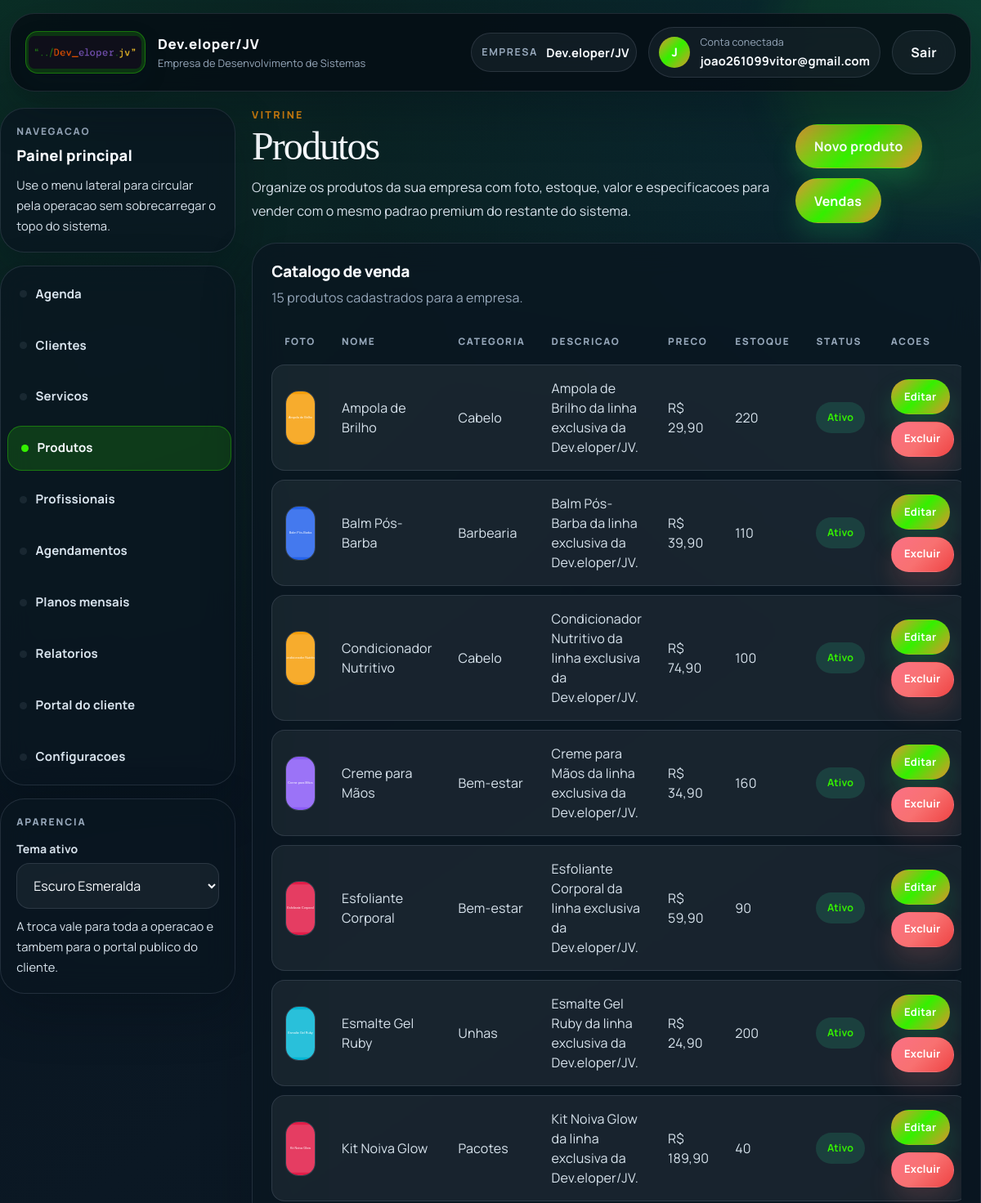
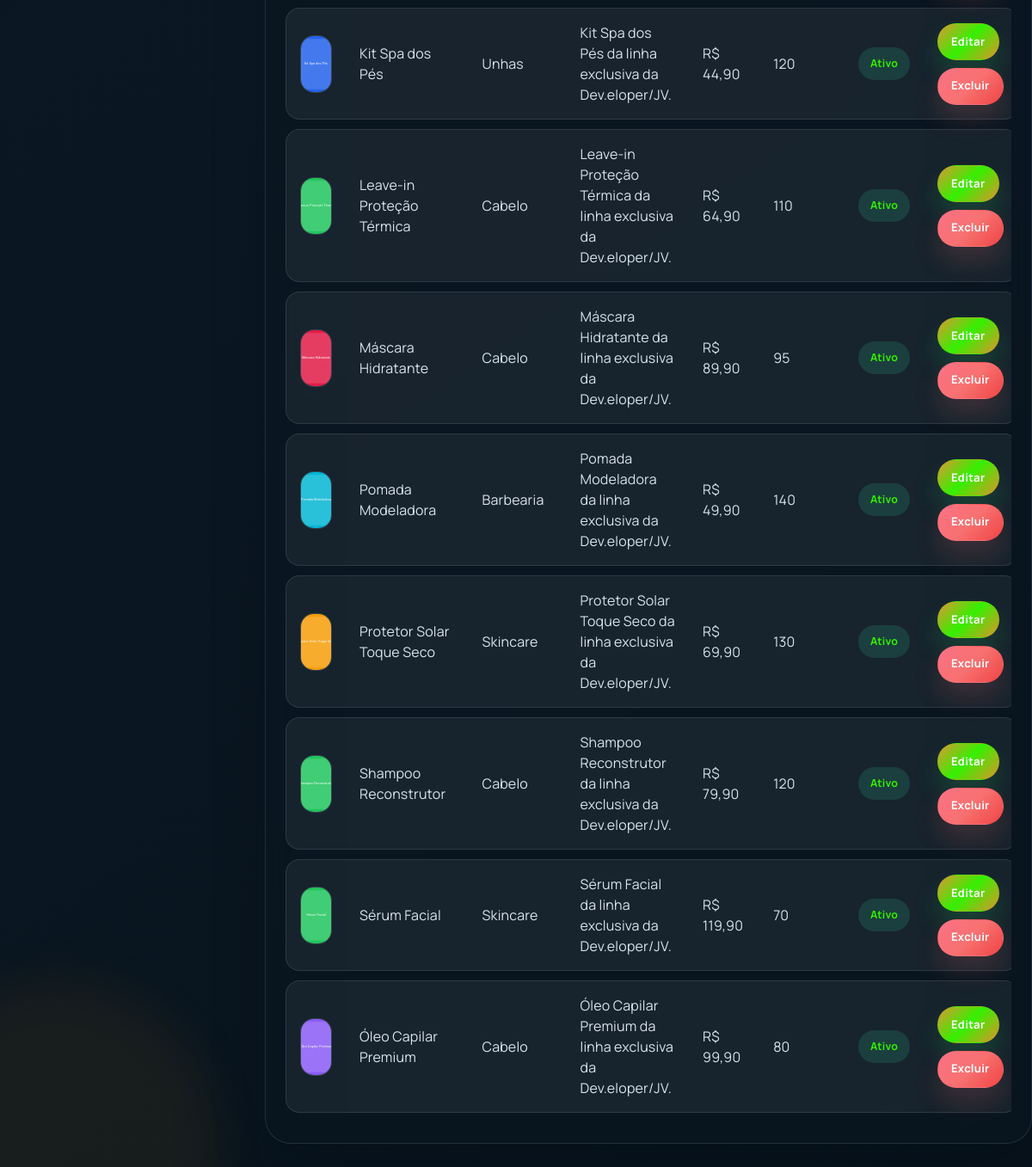
Page /produtos/ (signed in) on the committed database (2 pictures, top to bottom).
### empresas/models.py (models this page shows, shortened)
class Empresa(models.Model):
    PLANO_START = "start"
    PLANO_SOLO = "solo"
    PLANO_ADMIN_ONLY = "admin_only"
    PLANO_CHOICES = [
        (PLANO_SOLO, "Solo (1 funcionario com acesso)"),
        (PLANO_START, "Start (ate 5 funcionarios)"),
        (PLANO_ADMIN_ONLY, "Gestao interna (somente administrador)"),
    ]
    nome = models.CharField(max_length=100)
    tipo = models.CharField(max_length=50)
    cnpj = models.CharField(max_length=18, blank=True, null=True)
    whatsapp = models.CharField(max_length=20, blank=True, default="")
    logo = models.ImageField(upload_to="empresas/logos/", blank=True, null=True)
    logo_url = models.URLField(blank=True, default="")
    cor_primaria = models.CharField(max_length=7, blank=True, default="")
    cor_secundaria = models.CharField(max_length=7, blank=True, default="")
    texto_cabecalho = models.CharField(max_length=80, blank=True, default="")
    plano = models.CharField(max_length=20, choices=PLANO_CHOICES, default=PLANO_START)
    valor_mensal = models.DecimalField(max_digits=10, decimal_places=2, default=147)
    limite_profissionais = models.PositiveSmallIntegerField(
        default=5,
        validators=[MinValueValidator(1), MaxValueValidator(5)],
        help_text="Limite comercial de profissionais ativos para esta empresa.",
    )
    portal_token = models.UUIDField(default=uuid.uuid4, unique=True, editable=False, db_index=True)
    data_cadastro = models.DateTimeField(auto_now_add=True)
    usuario = models.OneToOneField('auth.User', on_delete=models.CASCADE, related_name='empresa')

### produtos/models.py (models this page shows, shortened)
class Produto(models.Model):
    empresa = models.ForeignKey(Empresa, on_delete=models.CASCADE)
    nome = models.CharField(max_length=255)
    categoria = models.CharField(max_length=100, blank=True)
    descricao = models.TextField(blank=True)
    especificacoes = models.TextField(blank=True)
    preco = models.DecimalField(max_digits=10, decimal_places=2)
    valor_compra = models.DecimalField(max_digits=10, decimal_places=2, default=0, help_text="Valor pago na compra/aquisição do produto")
    custo = models.DecimalField(max_digits=10, decimal_places=2, default=0, help_text="Custo operacional total do produto")
    valor_venda = models.DecimalField(max_digits=10, decimal_places=2, default=0, help_text="Valor cobrado na venda ao cliente")
    estoque = models.PositiveIntegerField(default=0)
    estoque_reservado = models.PositiveIntegerField(default=0, help_text="Quantidade reservada em agendamentos não pagos")
    foto = models.ImageField(upload_to="produtos/", blank=True)
    ativo = models.BooleanField(default=True)
    destaque_publico = models.BooleanField(default=True)
    criado_em = models.DateTimeField(auto_now_add=True)
    atualizado_em = models.DateTimeField(auto_now=True)
    class Meta:
        ordering = ["nome"]

### produtos/views.py (the view)
# urls.py: path("", views.produtos_list, name="produtos_list"),
@login_required
def produtos_list(request):
    if not user_can_access_module(request.user, PROFISSIONAL_ACCESS_PRODUTOS):
        messages.warning(request, 'Seu perfil nao possui acesso ao modulo de produtos.')
        return redirect('dashboard_home')
    empresa = get_active_empresa(request)
    if not empresa:
        return redirect("cadastro_empresa")
    produtos = Produto.objects.filter(empresa=empresa)
    return render(request, "produtos/produtos_list.html", {
        "produtos": produtos,
        "is_owner": _is_owner(request, empresa),
    })

### easyschedule/templates/produtos/produtos_list.html (shortened to what this page needs)
{% extends 'base.html' %}
{% load static %}
{% block content %}
<link rel="stylesheet" href="{% static 'css/pages.css' %}">
<section class="page-container">
  <header class="page-hero">
    <div class="page-copy">
      <p class="page-eyebrow">Vitrine</p>
      <h1 class="page-title">Produtos</h1>
      <p class="page-subtitle">
        Organize os produtos da sua empresa com foto, estoque, valor e especificacoes para vender
        com o mesmo padrao premium do restante do sistema.
      </p>
    </div>
    <div class="page-actions">
      <a href="{% url 'produtos_form' %}" class="btn btn-success">Novo produto</a>
      {% if is_owner %}
      <a href="{% url 'vendas_list' %}" class="btn btn-primary">Vendas</a>
      {% endif %}
    </div>
  </header>
  <section class="page-card">
    <div class="page-card-header">
      <div>
        <h2>Catalogo de venda</h2>
        <p>{{ produtos|length }} produto{{ produtos|length|pluralize }} cadastrado{{ produtos|length|pluralize }} para a empresa.</p>
      </div>
    </div>
    <div class="table-wrap">
      <table class="table">
        <thead>
          <tr>
            <th>Foto</th>
            <th>Nome</th>
            <th>Categoria</th>
            <th>Descricao</th>
            <th>Preco</th>
            <th>Estoque</th>
            <th>Status</th>
            <th>Acoes</th>
          </tr>
        </thead>
        <tbody>
          {% for produto in produtos %}
          <tr>
            <td>
              {% if produto.foto %}
              <img src="{{ produto.foto.url }}" alt="{{ produto.nome }}" class="table-thumb">
              {% else %}
              <span class="badge-soft">Sem foto</span>
              {% endif %}
            </td>
            <td><span class="table-mobile-label">Nome</span>{{ produto.nome }}</td>
            <td><span class="table-mobile-label">Categoria</span>{{ produto.categoria|default:"-" }}</td>
            <td><span class="table-mobile-label">Descricao</span>{{ produto.descricao|default:"-"|truncatechars:90 }}</td>
            <td><span class="table-mobile-label">Preco</span>R$ {{ produto.preco|floatformat:2 }}</td>
            <td><span class="table-mobile-label">Estoque</span>{{ produto.estoque }}</td>
            <td>
              <span class="status-chip {% if produto.ativo %}status-ativo{% else %}status-inativo{% endif %}">
                {% if produto.ativo %}Ativo{% else %}Inativo{% endif %}
              </span>
            </td>
            <td>
              <div class="table-action-group">
                <a href="{% url 'produtos_edit' produto.id %}" class="btn btn-sm btn-primary">Editar</a>
                <a href="{% url 'produtos_delete' produto.id %}" class="btn btn-sm btn-danger">Excluir</a>
              </div>
            </td>
          </tr>
          {% empty %}
          <tr class="empty-row">
            <td colspan="8" class="table-empty-cell">Nenhum produto cadastrado para esta empresa.</td>
          </tr>
          {% endfor %}
        </tbody>
      </table>
    </div>
  </section>
</section>
{% endblock %}

### easyschedule/templates/base.html (shortened to what this page needs)
{% load static %}
<!DOCTYPE html>
<html
    lang="pt-br"
    data-company-primary="{% if empresa_atual %}{{ empresa_atual.cor_primaria|default:'' }}{% endif %}"
    data-company-secondary="{% if empresa_atual %}{{ empresa_atual.cor_secundaria|default:'' }}{% endif %}"
>
<head>
    <link rel="stylesheet" href="https://cdn.jsdelivr.net/npm/bootstrap@5.3.2/dist/css/bootstrap.min.css">
    <link rel="stylesheet" href="{% static 'css/theme.css' %}">
</head>
<body class="{% if user.is_authenticated %}app-with-sidebar{% endif %}">
    <header class="app-header">
        <div class="container">
            <div class="app-navbar">
                <a class="app-brand" href="{% if user.is_authenticated %}{% url 'dashboard_home' %}{% else %}{% url 'cliente_home' %}{% endif %}">
                    {% if user.is_authenticated and empresa_atual and empresa_atual.logo %}
                    <span class="brand-mark brand-mark-company">
                        <img src="{{ empresa_atual.logo.url }}" alt="Logo {{ empresa_atual.nome }}" class="brand-logo brand-logo-company">
                    </span>
                    {% elif user.is_authenticated and empresa_atual and empresa_atual.logo_url %}
                    <span class="brand-mark brand-mark-company">
                        <img src="{{ empresa_atual.logo_url }}" alt="Logo {{ empresa_atual.nome }}" class="brand-logo brand-logo-company">
                    </span>
                    {% else %}
                    <span class="brand-mark">
                        <img src="{% static 'img/Logo.png' %}" alt="Logo EasySchedule" class="brand-logo">
                    </span>
                    {% endif %}
                    <span class="brand-copy">
                        <strong>{% if user.is_authenticated and empresa_atual %}{{ empresa_atual.nome }}{% else %}EasySchedule{% endif %}</strong>
                        <small>
                            {% if user.is_authenticated %}
                                {% if empresa_atual and empresa_atual.texto_cabecalho %}
                                    {{ empresa_atual.texto_cabecalho }}
                                {% else %}
                                    Sistema de agenda personalizado
                                {% endif %}
                            {% else %}
                                Reserva online com elegancia
                            {% endif %}
                        </small>
                    </span>
                </a>
                {% if user.is_authenticated %}
                <div class="app-toolbar app-toolbar-top">
                    {% if user.is_authenticated and usuario_tem_acesso_global_empresa and empresas_disponiveis %}
                    <form action="{% url 'selecionar_empresa' %}" method="post" class="toolbar-form">
                        {% csrf_token %}
                        <input type="hidden" name="next" value="{{ request.get_full_path }}">
                        <label for="empresa_id">Empresa</label>
                        <select id="empresa_id" name="empresa_id" class="form-select form-select-sm" onchange="this.form.submit()">
                            {% for empresa in empresas_disponiveis %}
                            <option value="{{ empresa.id }}" {% if empresa_atual and empresa.id == empresa_atual.id %}selected{% endif %}>
                                {{ empresa.nome }}
                            </option>
                            {% endfor %}
                        </select>
                    </form>
                    {% elif user.is_authenticated and empresa_atual %}
                    <div class="toolbar-field">
                        <span>Empresa</span>
                        <strong>{{ empresa_atual.nome }}</strong>
                    </div>
                    {% endif %}
                    <div class="app-user-chip">
                        <span class="app-user-avatar">{{ user.username|first|upper }}</span>
                        <span class="app-user-copy">
                            <small>Conta conectada</small>
                            <strong>{{ user.username }}</strong>
                        </span>
                    </div>
                    <form action="{% url 'logout' %}" method="post">
                        <button type="submit" class="btn btn-secondary">Sair</button>
                    </form>
                </div>
                {% endif %}
            </div>
        </div>
    </header>
    <div class="{% if user.is_authenticated %}container app-shell{% else %}app-public-shell{% endif %}">
        {% if user.is_authenticated %}
        <aside class="app-sidebar">
            <div class="app-sidebar-card">
                <span class="sidebar-kicker">Navegacao</span>
                <strong class="sidebar-title">Painel principal</strong>
                <p class="sidebar-text">Use o menu lateral para circular pela operacao sem sobrecarregar o topo do sistema.</p>
            </div>
            <nav class="app-sidebar-nav" aria-label="Navegacao lateral">
                {% if usuario_modulos.dashboard %}
                <a class="app-sidebar-link {% if '/dashboard/' in request.path %}is-active{% endif %}" href="{% url 'dashboard_home' %}">Agenda</a>
                {% endif %}
                {% if not usuario_e_profissional %}
                {% if usuario_modulos.clientes %}
                <a class="app-sidebar-link {% if '/pessoa/' in request.path %}is-active{% endif %}" href="{% url 'pessoa_list' %}">{{ business_profile.client_term_plural|default:"Clientes" }}</a>
                {% endif %}
                {% if usuario_modulos.servicos %}
                <a class="app-sidebar-link {% if '/servicos/' in request.path %}is-active{% endif %}" href="{% url 'servicos_list' %}">{{ business_profile.service_term_plural|default:"Servicos" }}</a>
                {% endif %}
                {% if usuario_modulos.produtos %}
                <a class="app-sidebar-link {% if '/produtos/' in request.path %}is-active{% endif %}" href="{% url 'produtos_list' %}">Produtos</a>
                {% endif %}
                <a class="app-sidebar-link {% if '/profissionais/' in request.path %}is-active{% endif %}" href="{% url 'profissionais_list' %}">{{ business_profile.professional_term_plural|default:"Profissionais" }}</a>
                {% if usuario_modulos.agendamentos %}
                <a class="app-sidebar-link " href="{% url 'agendamentos_list' %}">{{ business_profile.appointment_term_plural|default:"Agendamentos" }}</a>
                {% endif %}
                <a class="app-sidebar-link {% if '/agendamentos/planos/' in request.path %}is-active{% endif %}" href="{% url 'planos_list' %}">Planos mensais</a>
                {% if usuario_modulos.relatorios %}
                <a class="app-sidebar-link {% if '/relatorios/' in request.path %}is-active{% endif %}" href="{% url 'relatorio_page' %}">Relatorios</a>
                {% endif %}
                <a class="app-sidebar-link {% if '/cliente/' in request.path or request.path == '/' %}is-active{% endif %}" href="{% url 'cliente_home' %}">Portal do cliente</a>
                {% if usuario_pode_configurar_empresa %}
                <a class="app-sidebar-link {% if '/empresas/configuracoes/' in request.path %}is-active{% endif %}" href="{% url 'empresa_configuracoes' %}">Configuracoes</a>
                {% endif %}
                {% endif %}
            </nav>
            <div class="app-sidebar-card sidebar-theme-card">
                <span class="sidebar-kicker">Aparencia</span>
                <label for="themePickerSidebar" class="sidebar-theme-label">Tema ativo</label>
                <select id="themePickerSidebar" class="theme-picker" data-theme-picker aria-label="Selecionar tema do sistema">
                    <option value="dark">Escuro Esmeralda</option>
                </select>
                <p class="sidebar-text">A troca vale para toda a operacao e tambem para o portal publico do cliente.</p>
            </div>
        </aside>
        {% endif %}
        <main class="app-main {% if user.is_authenticated %}app-main-shell{% else %}app-main-public{% endif %}">
            {% block content %}{% endblock %}
        </main>
    </div>
</body>
</html>

### rows in the picture
Empresa: logo (picture), nome "Dev.eloper/JV", texto_cabecalho "Empresa de Desenvolvimento de Sistemas"
Produto: foto (picture), nome "Ampola de Brilho", categoria "Cabelo", descricao "Ampola de Brilho da linha exclusiva da Dev.eloper/JV.", preco "29,90", estoque "220", ativo "Ativo"
Produto: foto (picture), nome "Balm Pós-Barba", categoria "Barbearia", descricao "Balm Pós-Barba da linha exclusiva da Dev.eloper/JV.", preco "39,90", estoque "110", ativo "Ativo"
Produto: foto (picture), nome "Condicionador Nutritivo", categoria "Cabelo", descricao "Condicionador Nutritivo da linha exclusiva da Dev.eloper/JV.", preco "74,90", estoque "100", ativo "Ativo"
Produto: foto (picture), nome "Creme para Mãos", categoria "Bem-estar", descricao "Creme para Mãos da linha exclusiva da Dev.eloper/JV.", preco "34,90", estoque "160", ativo "Ativo"
Produto: foto (picture), nome "Esfoliante Corporal", categoria "Bem-estar", descricao "Esfoliante Corporal da linha exclusiva da Dev.eloper/JV.", preco "59,90", estoque "90", ativo "Ativo"
Produto: foto (picture), nome "Esmalte Gel Ruby", categoria "Unhas", descricao "Esmalte Gel Ruby da linha exclusiva da Dev.eloper/JV.", preco "24,90", estoque "200", ativo "Ativo"
Produto: foto (picture), nome "Kit Noiva Glow", categoria "Pacotes", descricao "Kit Noiva Glow da linha exclusiva da Dev.eloper/JV.", preco "189,90", estoque "40", ativo "Ativo"
Produto: foto (picture), nome "Kit Spa dos Pés", categoria "Unhas", descricao "Kit Spa dos Pés da linha exclusiva da Dev.eloper/JV.", preco "44,90", estoque "120", ativo "Ativo"
Produto: foto (picture), nome "Leave-in Proteção Térmica", categoria "Cabelo", descricao "Leave-in Proteção Térmica da linha exclusiva da Dev.eloper/JV.", preco "64,90", estoque "110", ativo "Ativo"
Produto: foto (picture), nome "Máscara Hidratante", categoria "Cabelo", descricao "Máscara Hidratante da linha exclusiva da Dev.eloper/JV.", preco "89,90", estoque "95", ativo "Ativo"
Produto: foto (picture), nome "Pomada Modeladora", categoria "Barbearia", descricao "Pomada Modeladora da linha exclusiva da Dev.eloper/JV.", preco "49,90", estoque "140", ativo "Ativo"
Produto: foto (picture), nome "Protetor Solar Toque Seco", categoria "Skincare", descricao "Protetor Solar Toque Seco da linha exclusiva da Dev.eloper/JV.", preco "69,90", estoque "130", ativo "Ativo"
Produto: foto (picture), nome "Shampoo Reconstrutor", categoria "Cabelo", descricao "Shampoo Reconstrutor da linha exclusiva da Dev.eloper/JV.", preco "79,90", estoque "120", ativo "Ativo"
Produto: foto (picture), nome "Sérum Facial", categoria "Skincare", descricao "Sérum Facial da linha exclusiva da Dev.eloper/JV.", preco "119,90", estoque "70", ativo "Ativo"
Produto: foto (picture), nome "Óleo Capilar Premium", categoria "Cabelo", descricao "Óleo Capilar Premium da linha exclusiva da Dev.eloper/JV.", preco "99,90", estoque "80", ativo "Ativo"

### other values in the picture
{{ user.username|first|upper }} "J"
{{ user.username }} "joao261099vitor@gmail.com"
{{ business_profile.client_term_plural|default:"Clientes" }} "Clientes"
{{ business_profile.service_term_plural|default:"Servicos" }} "Servicos"
{{ business_profile.professional_term_plural|default:"Profissionais" }} "Profissionais"
{{ business_profile.appointment_term_plural|default:"Agendamentos" }} "Agendamentos"
{{ produtos|length }} "15"
